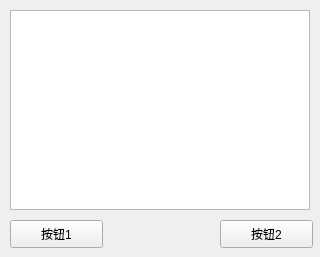
<?xml version="1.0" encoding="UTF-8"?>
<ui version="4.0">
 <class>MainWindow</class>
 <widget class="QMainWindow" name="MainWindow">
  <property name="geometry">
   <rect>
    <x>0</x>
    <y>0</y>
    <width>320</width>
    <height>257</height>
   </rect>
  </property>
  <property name="windowTitle">
   <string>MainWindow</string>
  </property>
  <widget class="QWidget" name="centralwidget">
   <widget class="QListWidget" name="listWidget">
    <property name="geometry">
     <rect>
      <x>10</x>
      <y>10</y>
      <width>300</width>
      <height>200</height>
     </rect>
    </property>
   </widget>
   <widget class="QPushButton" name="pushButton_1">
    <property name="geometry">
     <rect>
      <x>10</x>
      <y>220</y>
      <width>93</width>
      <height>28</height>
     </rect>
    </property>
    <property name="text">
     <string>按钮1</string>
    </property>
   </widget>
   <widget class="QPushButton" name="pushButton_2">
    <property name="geometry">
     <rect>
      <x>220</x>
      <y>220</y>
      <width>93</width>
      <height>28</height>
     </rect>
    </property>
    <property name="text">
     <string>按钮2</string>
    </property>
   </widget>
  </widget>
 </widget>
 <resources/>
 <connections/>
</ui>
